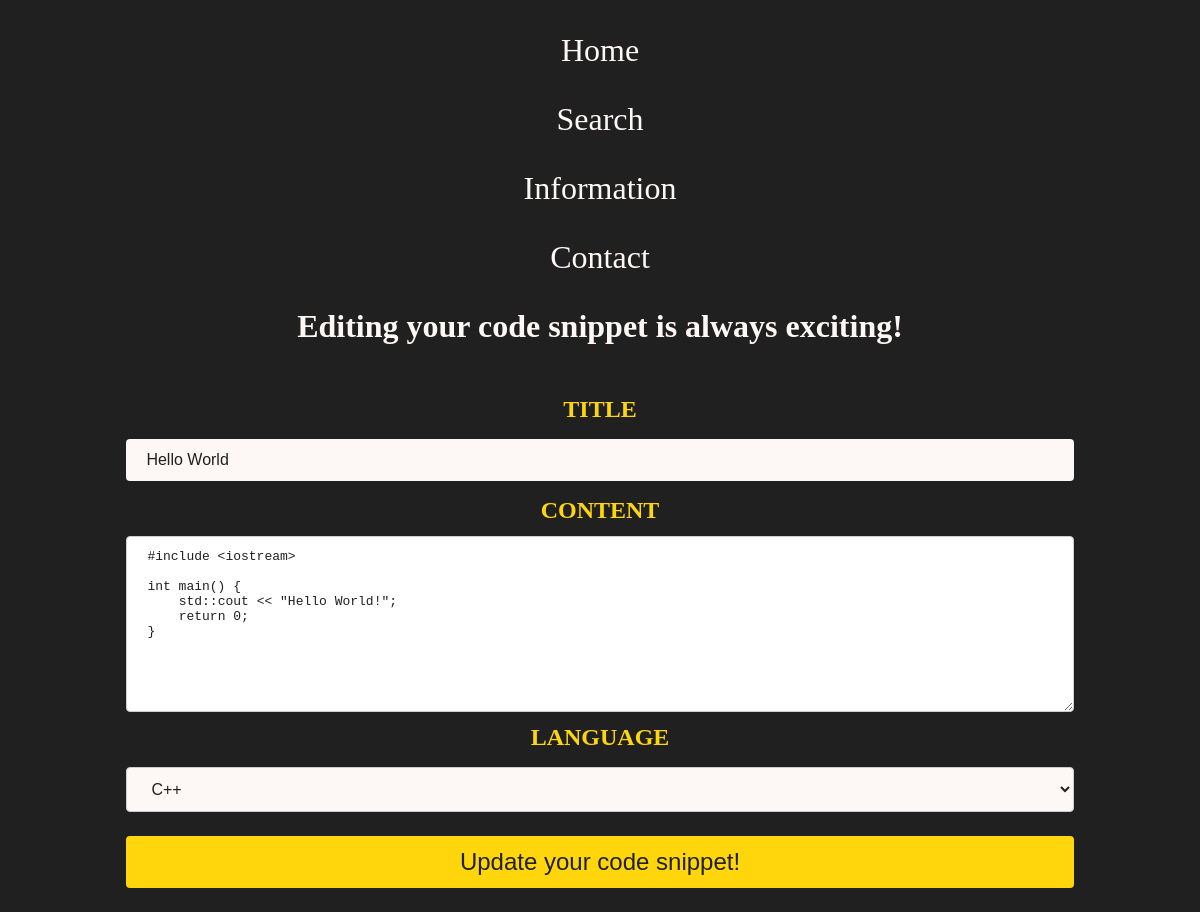
Page /update/3 on the committed database.
### app.py (models this page shows, shortened)
class Post(db.Model):
    id = db.Column(db.Integer, primary_key=True)
    title = db.Column(db.String(50), nullable=False)
    content = db.Column(db.String(500), nullable=False)
    language = db.Column(db.String(50), nullable=False)
    date_created = db.Column(db.DateTime, default=datetime.now(timezone.utc))

### app.py (the view)
@app.route('/update/<int:id>', methods=['GET', 'POST'])
def update(id):
    snippet_to_update = Post.query.get_or_404(id)
    if request.method == 'POST':
        snippet_to_update.title = request.form['title']
        snippet_to_update.content = request.form['content']
        snippet_to_update.language = request.form['language']
        try:
            db.session.commit()
            return redirect('/')
        except:
            return 'There was an issue updating your task.'
    else:
        return render_template('update.html', snippet=snippet_to_update)

### templates/update.html
{% extends "base.html" %}
{% block body %}
    <h1> Editing your code snippet is always exciting! </h1><br>
    <form action="/update/{{snippet.id}}" method="post">
    {% with title=snippet.title, content=snippet.content, language=snippet.language, submit_text="Update your code snippet!" %}
    {% include "code_input.html" %}
    {% endwith %}
    </form>
{% endblock %}

### templates/code_input.html
<h3 class="centered-text medium-text very-small-top-bottom-margin" style="color: var(--yellow)">TITLE</h3>
<input type="text" name="title" id="title" placeholder="Your title..." spellcheck="false" class="centered-block post-content" value="{{ title }}">
<h3 class="centered-text medium-text very-small-top-bottom-margin" style="color: var(--yellow)">CONTENT</h3>
<textarea id="editor" name="content" spellcheck="false" placeholder="Your code..." rows="10" class="centered-block post-content">{{ content }}</textarea>
<h3 class="centered-text medium-text very-small-top-bottom-margin" style="color: var(--yellow)">LANGUAGE</h3>
<select name="language" id="language" class="centered-block post-content">{% include "language_options.html" %}</select>
<input type="submit" value="{{ submit_text }}" class="centered-block" style="font-size: 1.5em">

### static/styles.css (style rules this page uses)
:root { --black: #202020; --grey: #707070; --grey_darker: #3F3F3F; --yellow:#FFD60C; --yellow_darker: #e5bf00; --white:#FDF8F5; --red: #c20b0b; }
body { font-family: serif; background-color: var(--black); color: var(--white); }
h1, h2 { text-align: center; }
.centered-text { text-align: center; align-self: center; }
.very-small-top-bottom-margin { margin-block-start: 0.5em; margin-block-end: 0.5em; }
.post-content { font-size: 1em; color:var(--black); }
.medium-text { font-size: 1.5em; }
.centered-block { display: block; margin-left: auto; margin-right: auto; }
input, select { width: 80%; padding: 12px 20px; border: none; border-radius: 4px; background-color: var(--white); outline-color: var(--yellow); color: var(--black); box-sizing: border-box; margin:1em; }
input[type=submit], input[type=button] { cursor: pointer; }
input[type=submit] { background-color: var(--yellow); }
textarea, select { width: 80%; padding: 12px 20px; border: 1px solid #ccc; border-radius: 4px; outline-color: var(--yellow); box-sizing: border-box; }

### rows in the picture
Post: title "Hello World", content "#include <iostream> int main() { std::cout << \"Hello World!\"; return 0; }", language "C++"
